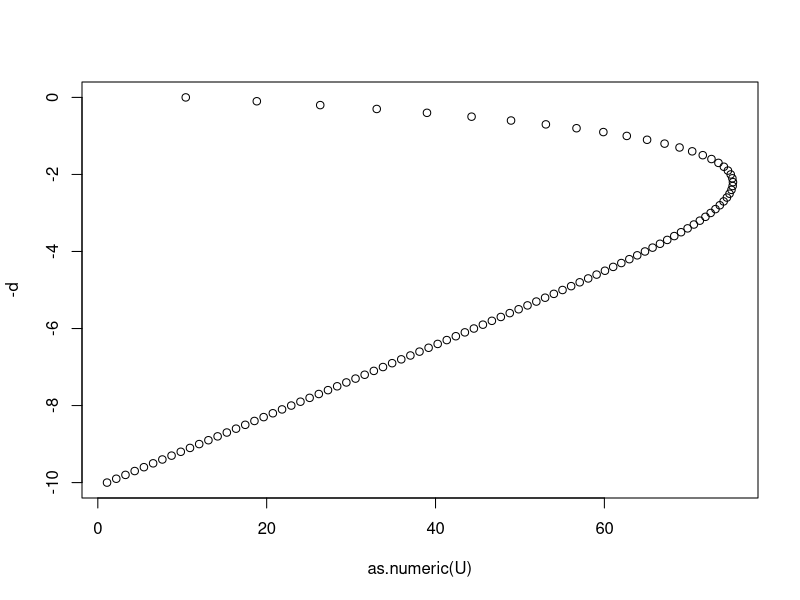
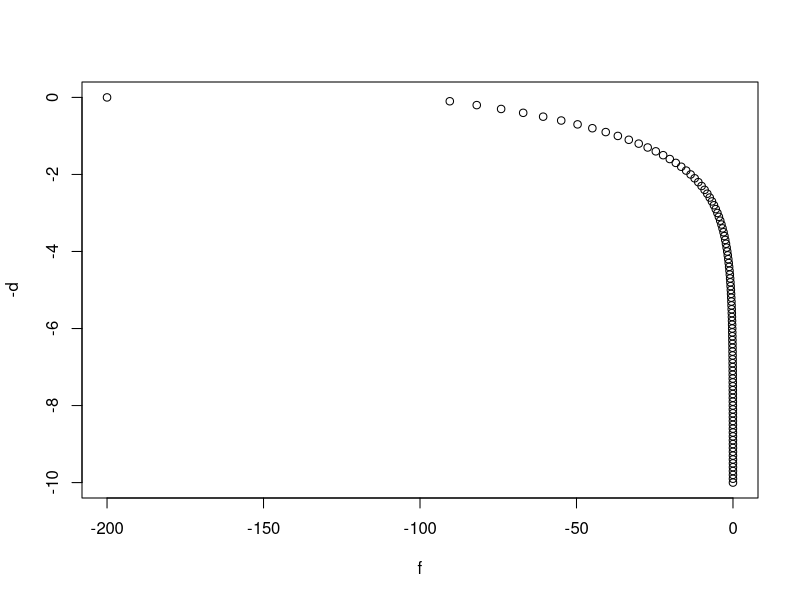

These charts were generated, in order, by the following R code:
h=0.1
d=seq(0,10,by=h)
dmax=length(d)
k=0.01

x0=1
x10=0


A=diag(-2,nrow=length(d))
A[row(A)-1 == col(A)]<-1
A[row(A) == col(A)-1]<-1
B=(1/(h^2))*A

f=-exp(-d)/k
f[1]<-f[1]-(x0/(h^2))
f[dmax]<-f[dmax]-(x10/(h^2))

U=solve(B)%*%f

plot(as.numeric(U), -d)

plot(f, -d)
